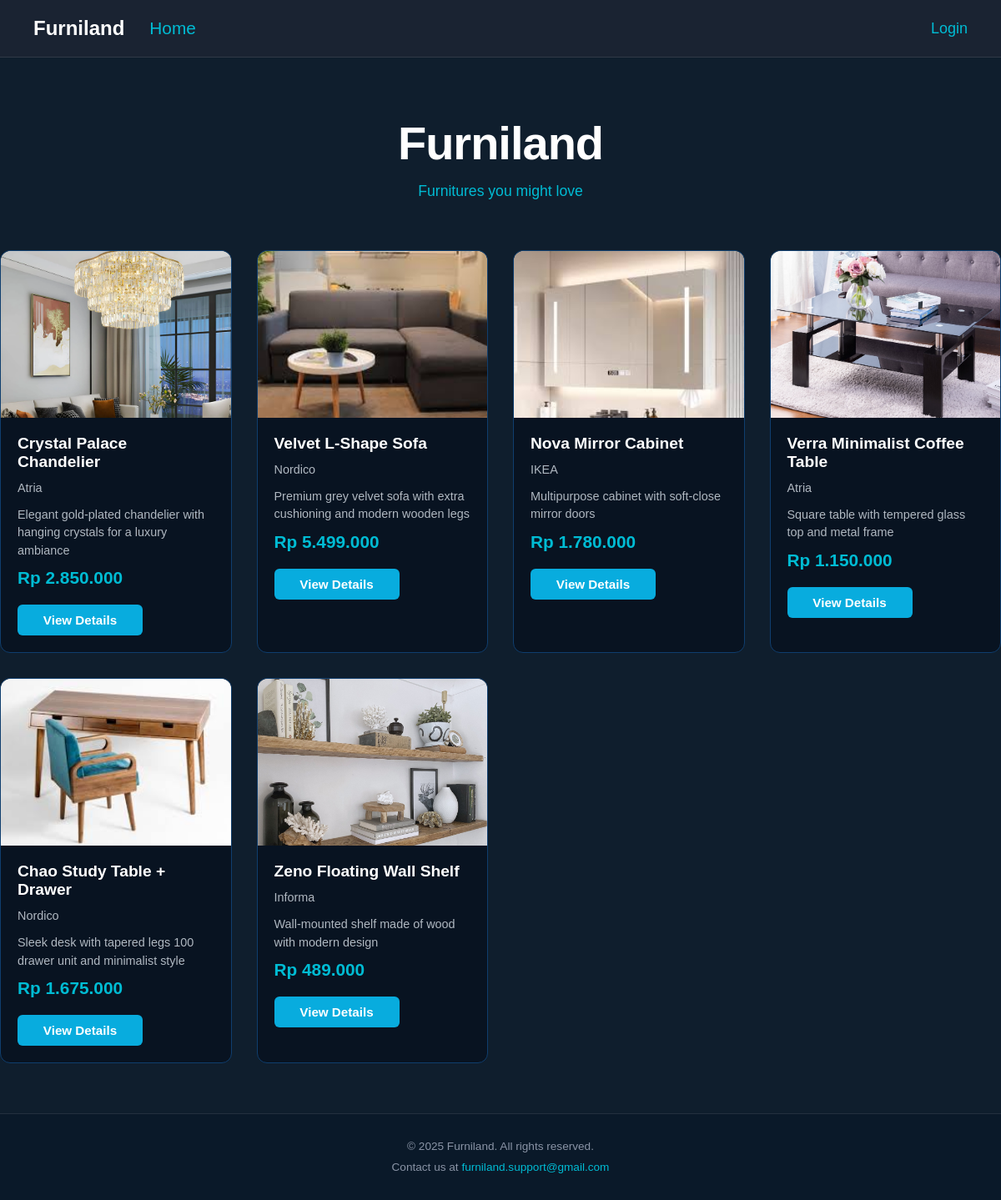
The app's page /home.php with its own data.
### tables this page shows
CREATE TABLE `products` (
  `productID` int(10) NOT NULL,
  `productName` varchar(30) DEFAULT NULL,
  `description` varchar(255) DEFAULT NULL,
  `price` float DEFAULT NULL,
  `image` varchar(100) DEFAULT NULL,
  `vendorID` int(10) NOT NULL
);

CREATE TABLE `vendors` (
  `vendorID` int(10) NOT NULL,
  `vendorName` varchar(20) DEFAULT NULL,
  `location` varchar(100) DEFAULT NULL
);

### home.php (the view, shortened to what this page needs)
<?php
include "includes/connect.php";
include "includes/header.php";
$query = "SELECT p.*, v.vendorName, v.location
          FROM products p
          JOIN vendors v ON p.vendorID = v.vendorID
          ORDER BY p.productID DESC
          LIMIT 6";
$result = $conn->query($query);
?>
<!DOCTYPE html>
<html lang="en">
<head>
    <link rel="stylesheet" href="assets/style.css?v=3">
</head>
<body>
    <main>
        <div class="home-title">
            <h1>Furniland</h1>
            <p>Furnitures you might love</p>
        </div>
        <div class="product-list">
            <?php
                if ($result && $result->num_rows > 0) {
                    while ($row = $result->fetch_assoc()) {
                        $formattedPrice = "Rp " . number_format($row['price'], 0, ',', '.');
                        $imagePath = !empty($row['image']) ? "assets/images/" . $row['image'] : "assets/megaminx.webp";
                        $description = strlen($row['description']) > 80
                        ? substr($row['description'], 0, 80) . '...'
                        : $row['description'];
                    ?>
                <div class="product-card">
                    <img src="<?php echo htmlspecialchars($imagePath); ?>" alt="<?php echo htmlspecialchars($row['productName']); ?>">
                        <h3><?php echo htmlspecialchars($row['productName']); ?></h3>
                        <p style="margin-top: 2px;"><?php echo htmlspecialchars($row['vendorName']); ?></p>
                        <p><?php echo htmlspecialchars($description); ?></p>
                        <h4><?php echo $formattedPrice; ?></h4>
                        <a href="product-detail.php?id=<?php echo $row['productID']; ?>">
                             <button>View Details</button>
                        </a>
                    </div>
            <?php
                }
            } else {
                echo '<p style="text-align: center; color: #b0b8c1; grid-column: 1/-1;">No products available at the moment.</p>';
            }
            ?>
        </div>
    </main>
    <?php include "includes/footer.php"; ?>
</body>
</html>

### includes/header.php
<?php
$isLoggedIn = isset($_SESSION['userID']);
$username = isset($_SESSION['username']) ? $_SESSION['username'] : '';
$role = isset($_SESSION['role']) ? $_SESSION['role'] : 'guest';
?>
<link rel="stylesheet" href="assets/style.css?v=4">
<header>
    <div class="nav-left">
        <a href="home.php" class="logo">Furniland</a>
        <nav>
            <ul class="nav-links">
                <?php if (!$isLoggedIn): ?>
                    <li><a href="home.php">Home</a></li>
                <?php elseif ($role === 'member'): ?>
                    <li><a href="home.php">Home</a></li>
                    <li><a href="product_catalog.php">Catalog</a></li>
                <?php elseif ($role === 'admin'): ?>
                    <li><a href="dashboard.php">Dashboard</a></li>
                <?php endif; ?>
            </ul>
        </nav>
    </div>
    <div class="nav-right">
    <?php if ($isLoggedIn): ?>
        <?php if ($role === 'member'): ?>
            <a href="profile.php" class="user-greeting">Hello, <?php echo htmlspecialchars($username); ?> </a>
            <a href="cart.php" class="nav-links">Cart</a>
            <a href="history.php" class="nav-links">History</a>
        <?php elseif ($role === 'admin'): ?>
            <span class="user-greeting">Hello, Admin <?php echo htmlspecialchars($username); ?></span>
        <?php endif; ?>
        <a href="logout.php" class="btn-logout">Logout</a>
    <?php else: ?>
        <a href="login.php" class="btn-login">Login</a>
    <?php endif; ?>
</div>
</header>

### includes/footer.php
<footer>
    <p>&copy; 2025 Furniland. All rights reserved.</p>
    <p>Contact us at <a href="mailto:furniland.support@gmail.com">furniland.support@gmail.com</a></p>
</footer>

### assets/style.css (style rules this page uses)
* { font-family: 'Segoe UI', Tahoma, Geneva, Verdana, sans-serif; }
body { font-family: 'Segoe UI', Tahoma, Geneva, Verdana, sans-serif; background-color: #0a1929; color: #ffffff; min-height: 100vh; }
main { max-width: 1400px; margin: 0 auto; }
.home-title { text-align: center; margin-bottom: 60px; margin-top: 70px; }
.home-title h1 { font-size: 3.5rem; font-weight: 700; margin-bottom: 15px; letter-spacing: -1px; }
.home-title p { font-size: 1.1rem; color: #00bcd4; font-weight: 400; }
.product-list { display: grid; grid-template-columns: 1fr 1fr 1fr 1fr; gap: 30px; margin-bottom: 60px; width: 100%; }
.product-card { width: 100%; background-color: #081321; border-radius: 12px; transition: transform 0.3s ease, box-shadow 0.3s ease; border: 1px solid rgba(255, 255, 255, 0.05); border: 0.2px solid #0f3e6e; }
.product-card img { width: 100%; height: 200px; object-fit: cover; border-radius: 12px 12px 0 0; background-color: #e8e3d8; }
.product-card h3 { font-size: 1.2rem; font-weight: 600; margin: 20px 20px 10px; color: #ffffff; }
.product-card p { font-size: 0.9rem; color: #b0b8c1; margin: 0 20px 5px; line-height: 1.5; margin-bottom: 10px; }
.product-card h4 { font-size: 1.3rem; font-weight: 700; color: #00bcd4; margin: 0 20px 20px; }
.product-card button { background-color: #08acde; color: #ffffff; border: none; padding: 10px 20px; margin: 0 20px 20px; border-radius: 6px; font-size: 0.95rem; font-weight: 600; cursor: pointer; width: 150px; transition: background-color 0.3s ease; }
select, input, button { padding: 8px 12px; border-radius: 6px; border: 1px solid #607b85; outline: none; background-color: #14293e; color: white; margin-left: 10px; }
button { background: #0db5e9; color: black; cursor: pointer; }
header { padding: 20px 40px; background-color: #1a2332; display: flex; justify-content: space-between; align-items: center; border-bottom: 1px solid rgba(255, 255, 255, 0.1); }
.nav-left { display: flex; align-items: center; gap: 30px; }
.logo { font-size: 1.5rem; font-weight: 700; color: #ffffff; text-decoration: none; cursor: pointer; transition: color 0.3s ease; }
nav ul.nav-links { display: flex; gap: 25px; list-style: none; margin: 0; padding: 0; }
nav ul.nav-links li { margin: 0; }
nav ul.nav-links a { color: #00bcd4; text-decoration: none; font-size: 1.3rem; font-weight: 500; transition: color 0.3s ease; }
.nav-right { display: flex; align-items: center; font-size: 18px; gap: 25px; }
.nav-right a { text-decoration: none; }
.nav-links { text-decoration: none; font-size: 1.3rem; font-weight: 500; transition: color 0.3s ease; }
.btn-login { color: #00bcd4; }
* { box-sizing: border-box; font-family: Arial, sans-serif; margin: 0; padding: 0; }
body { background-color: #0f1e2d; color: white; min-height: 100vh; display: flex; flex-direction: column; }
footer { background-color: #0a1929; padding: 25px 40px; text-align: center; border-top: 1px solid rgba(255, 255, 255, 0.1); color: #8a94a6; font-size: 0.85rem; margin-top: auto; }
footer p { margin: 3px 0; line-height: 1.6; }
footer a { color: #00bcd4; text-decoration: none; transition: color 0.3s ease; }

### records on screen
products: image (picture), productName "Crystal Palace Chandelier", vendorID.vendorName "Atria", description "Elegant gold-plated chandelier with hanging crystals for a luxury ambiance", price "Rp 2.850.000"
products: image (picture), productName "Velvet L-Shape Sofa", vendorID.vendorName "Nordico", description "Premium grey velvet sofa with extra cushioning and modern wooden legs", price "Rp 5.499.000"
products: image (picture), productName "Nova Mirror Cabinet", vendorID.vendorName "IKEA", description "Multipurpose cabinet with soft-close mirror doors", price "Rp 1.780.000"
products: image (picture), productName "Verra Minimalist Coffee Table", vendorID.vendorName "Atria", description "Square table with tempered glass top and metal frame", price "Rp 1.150.000"
products: image (picture), productName "Chao Study Table + Drawer", vendorID.vendorName "Nordico", description "Sleek desk with tapered legs 100 drawer unit and minimalist style", price "Rp 1.675.000"
products: image (picture), productName "Zeno Floating Wall Shelf", vendorID.vendorName "Informa", description "Wall-mounted shelf made of wood with modern design", price "Rp 489.000"
